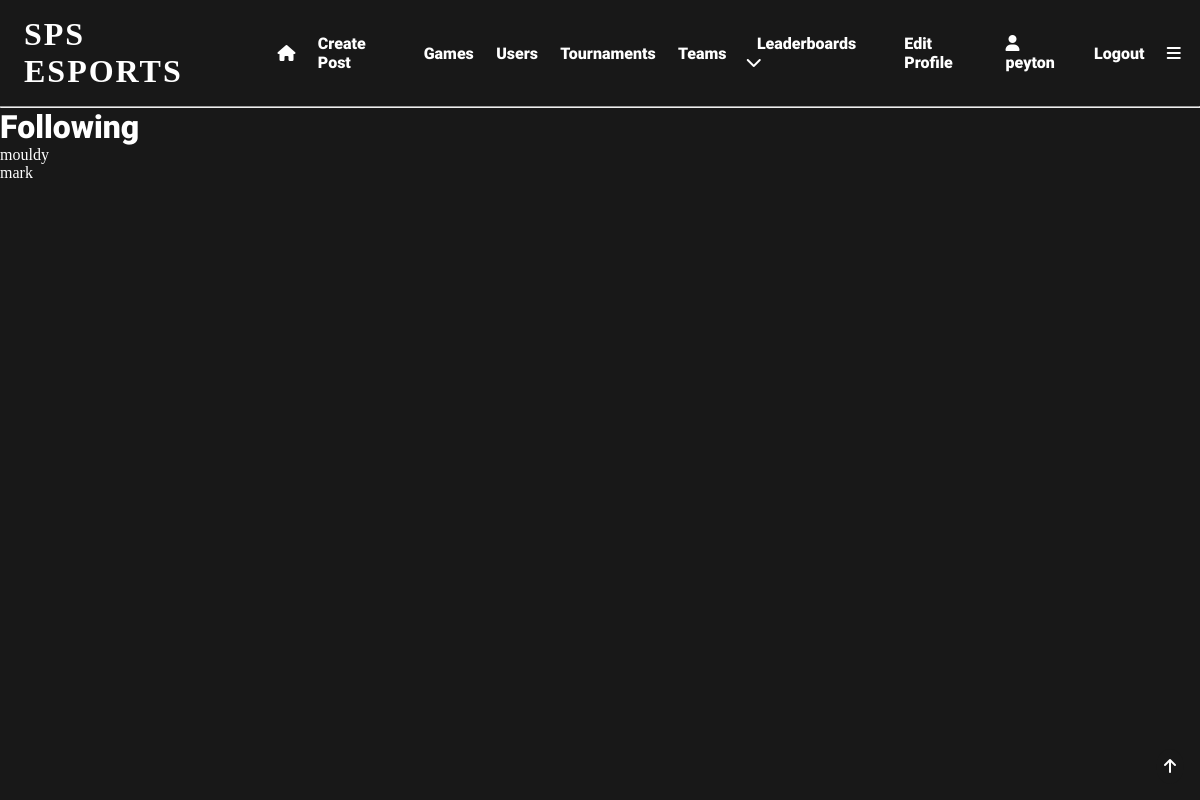
The page /following/peyton (signed in) on the database as committed earlier.
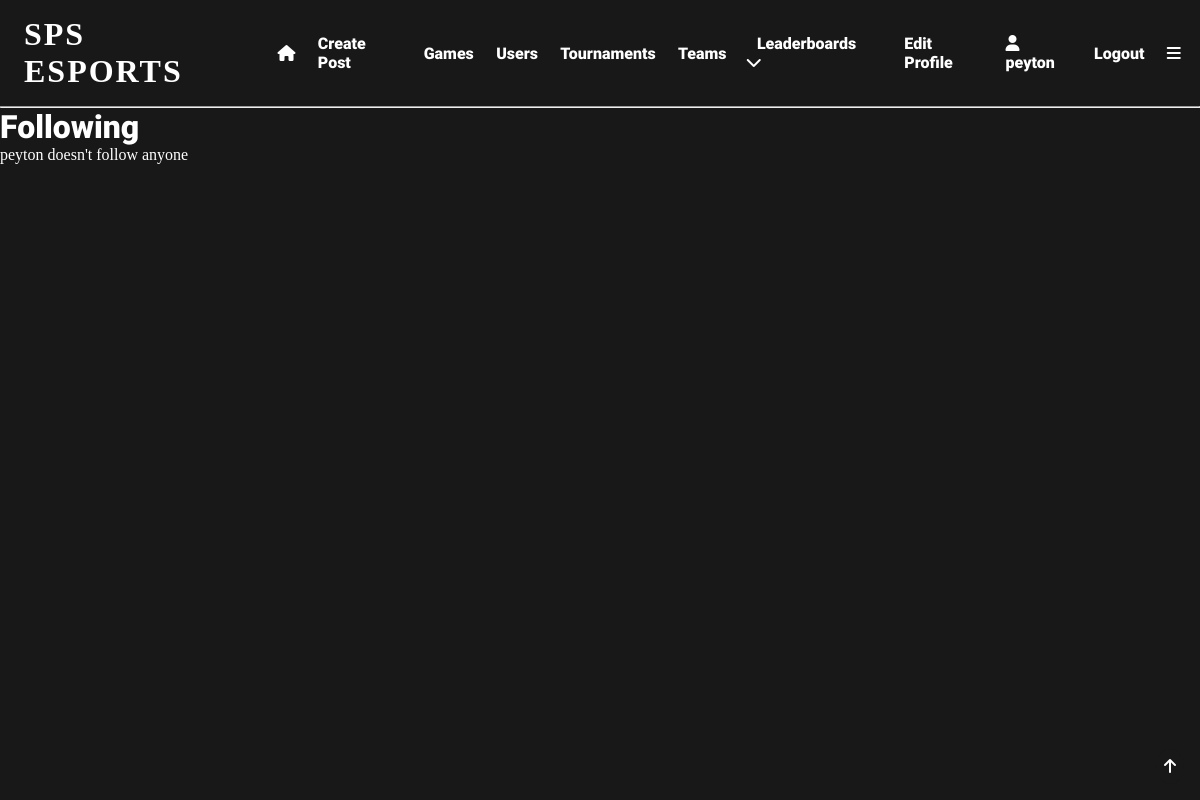
The same page on the database as committed later.
### app/models.py (models this page shows, shortened)
class User(UserMixin, db.Model):
    user_id = db.Column(db.Integer, primary_key=True)
    username = db.Column(db.String(64), index=True, unique=True)
    email = db.Column(db.String(120), index=True, unique=True)
    password_hash = db.Column(db.String(128), nullable=False)
    pfp = db.Column(db.String(140))
    user_bio = db.Column(db.String(140), default='New to SPS eSports!!!')
    pronouns = db.Column(db.String(64), nullable=True)
    skill_level = db.Column(db.String(64), default='Unsure')
    role = db.Column(db.String(64))
    grade = db.Column(db.String(64), nullable=True)
    availability = db.Column(db.String(140), default='Unsure')
    teams = db.relationship('Teams', back_populates='user')
    team_users = db.relationship('TeamUsers', back_populates='user')
    posts = db.relationship('Posts', back_populates='user')
    likes = db.relationship('Likes', back_populates='user')
    tournaments = db.relationship('Tournaments', back_populates='user')
    favourite_games = db.relationship('FavouriteGames', back_populates='user')
    tournament_users = db.relationship('TournamentUsers', back_populates='user')
    comments = db.relationship('Comments', back_populates='user')
    matches = db.relationship('Matches', back_populates='user')
    match_users = db.relationship('MatchUsers', back_populates='user')
    following = db.relationship('Following', backref='user', foreign_keys='Following.user_id')
    followed = db.relationship('Following', foreign_keys='Following.following_id')

### app/routes.py (the view)
@app.route('/following/<username>')
@login_required
def following(username):
    user = User.query.filter_by(username=username).first_or_404()
    following = Following.query.filter_by(user_id=user.user_id).all()
    following_list = []
    for follow in following:
        follow = User.query.filter_by(user_id=follow.following_id).first()
        following_list.append(follow)
    return render_template('following.html', user=user, following=following_list)

### app/models.py (called while the page is built)
@login.user_loader
def load_user(user_id):
    return User.query.get(int(user_id))  # returns the user id as an integer

### app/templates/following.html
{% extends 'base.html' %}
{% block content %}
<h1>Following</h1>
{% if following %}
    <ul>
        {% for user in following %}
            <li><a href="{{url_for('user', username=user.username)}}">{{user.username}}</a></li>
        {% endfor %}
    </ul>
{% else %}
    <p>{{user.username}} doesn't follow anyone</p>
{% endif %}
{% endblock %}

### app/templates/base.html (shortened to what this page needs)
<!DOCTYPE html>
<html lang="en">
<head>
    <link rel="stylesheet" href="{{ url_for('static', filename='css/styles.css') }}">
</head>
<body>
  <div id="top" class="header">
      {% if current_user.is_anonymous %}
        <h1 onclick="location.href='login'">SPS ESPORTS</h1>
        <a href="{{ url_for('login') }}">Login</a>
        <a href="{{ url_for('register') }}">Register</a>
      {% else %}
        <h1 onclick="location.href='{{url_for('index')}}'">SPS ESPORTS</h1>
        <a href="{{ url_for('index') }}"><i class="fa-solid fa-house"></i></a>
        <a href="{{ url_for('create_post') }}">Create Post</a>
        <a href="{{ url_for('search') }}">Games</a>
        <a href="{{ url_for('user_search') }}">Users</a>
        <a href="{{ url_for('tournament_search') }}">Tournaments</a>
        <a href="{{url_for('team_search')}}">Teams</a>
        <div class="expand">
            <div class="expand-button">
                <a href="javascript:showDropdown()">Leaderboards  <i class="fa-solid fa-chevron-down"></i></a>
            </div>
        </div>
        <a href="{{ url_for('edit_profile') }}">Edit Profile</a>
        <a href="{{ url_for('user', username=current_user.username) }}"><i class="fa-solid fa-user"></i>   {{current_user.username}}</a>
        <a href="{{ url_for('logout') }}">Logout</a>
        <a href="javascript:navBar()"><i class="fa-solid fa-bars"></i></a>
      {% endif %}
  </div>
    <hr>
  <div class="topbutton">
    <a href="#top"><i class="fa-solid fa-arrow-up"></i></a>
  </div>
{% block content %} {% endblock %}
</body>
</html>

Rows that differ between the two databases and show on the page:
no longer on this page (row edited): User: username "mouldy"
removed User: username "mark"
changed User "peyton": username (not shown) → "peyton"
Other text that changed with them:
text now shown: "doesn't follow anyone"
